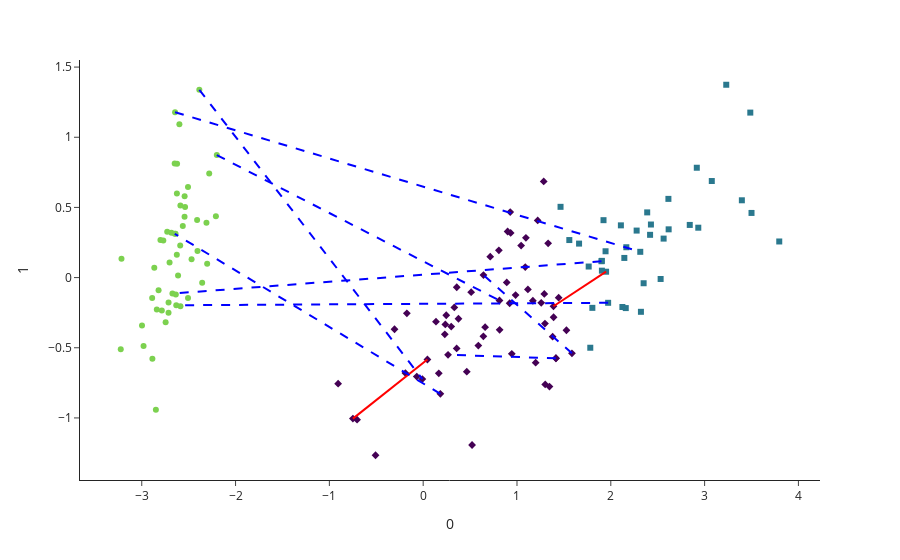

Notebook cell for this chart:
### Code cell
#Test run
qs = RandomMLCL()
oracle = MLCLOracle(truth=y, budget=10)
constraints = qs.fit(X, oracle, partition=init_partition)

plot(X, init_partition, constraints)
print("ML : ", constraints["ml"])
print("CL : ", constraints["cl"])
#qs.csts_to_file(constraints)

### Figure 1 — Plotly figure (JSON) as saved in the notebook; plotly's stock layout.template omitted (floating-point values rounded to 4 significant figures)
{"data": [{"customdata": [["0"], ["1"], ["2"], ["3"], ["4"], ["5"], ["6"], ["7"], ["8"], ["9"], ["10"], ["11"], ["12"], ["13"], ["14"], ["15"], ["16"], ["17"], ["18"], ["19"], ["20"], ["21"], ["22"], ["23"], ["24"], ["25"], ["26"], ["27"], ["28"], ["29"], ["30"], ["31"], ["32"], ["33"], ["34"], ["35"], ["36"], ["37"], ["38"], ["39"], ["40"], ["41"], ["42"], ["43"], ["44"], ["45"], ["46"], ["47"], ["48"], ["49"]], "hovertemplate": "symbol=2<br>0=%{x}<br>1=%{y}<br>index=%{customdata[0]}<br>color=%{marker.color}<extra></extra>", "legendgroup": "2", "marker": {"color": [2, 2, 2, 2, 2, 2, 2, 2, 2, 2, 2, 2, 2, 2, 2, 2, 2, 2, 2, 2, 2, 2, 2, 2, 2, 2, 2, 2, 2, 2, 2, 2, 2, 2, 2, 2, 2, 2, 2, 2, 2, 2, 2, 2, 2, 2, 2, 2, 2, 2], "coloraxis": "coloraxis", "symbol": "circle"}, "mode": "markers", "name": "2", "orientation": "v", "showlegend": true, "x": [-2.684, -2.714, -2.889, -2.745, -2.729, -2.281, -2.821, -2.626, -2.886, -2.673, -2.507, -2.613, -2.786, -3.224, -2.645, -2.386, -2.624, -2.648, -2.2, -2.588, -2.31, -2.544, -3.216, -2.303, -2.356, -2.507, -2.469, -2.562, -2.64, -2.632, -2.587, -2.41, -2.649, -2.599, -2.637, -2.866, -2.625, -2.801, -2.981, -2.59, -2.77, -2.849, -2.997, -2.406, -2.209, -2.714, -2.538, -2.839, -2.543, -2.703], "xaxis": "x", "y": [0.3194, -0.177, -0.1449, -0.3183, 0.3268, 0.7413, -0.08946, 0.1634, -0.5783, -0.1138, 0.6451, 0.01473, -0.2351, -0.5114, 1.179, 1.338, 0.8107, 0.3118, 0.8728, 0.5136, 0.3913, 0.433, 0.1335, 0.09871, -0.03728, -0.146, 0.131, 0.3677, 0.312, -0.197, -0.2043, 0.4109, 0.8134, 1.093, -0.1213, 0.06936, 0.5994, 0.2686, -0.488, 0.229, 0.2635, -0.941, -0.3419, 0.1889, 0.4367, -0.2502, 0.5038, -0.2279, 0.5794, 0.1077], "yaxis": "y", "type": "scatter"}, {"customdata": [["50"], ["51"], ["53"], ["54"], ["55"], ["56"], ["57"], ["58"], ["59"], ["60"], ["61"], ["62"], ["63"], ["64"], ["65"], ["66"], ["67"], ["68"], ["69"], ["70"], ["71"], ["72"], ["73"], ["74"], ["75"], ["76"], ["78"], ["79"], ["80"], ["81"], ["82"], ["83"], ["84"], ["85"], ["86"], ["87"], ["88"], ["89"], ["90"], ["91"], ["92"], ["93"], ["94"], ["95"], ["96"], ["97"], ["98"], ["99"], ["101"], ["106"], ["113"], ["114"], ["119"], ["121"], ["123"], ["126"], ["127"], ["133"], ["138"], ["142"], ["146"], ["149"]], "hovertemplate": "symbol=0<br>0=%{x}<br>1=%{y}<br>index=%{customdata[0]}<br>color=%{marker.color}<extra></extra>", "legendgroup": "0", "marker": {"color": [0, 0, 0, 0, 0, 0, 0, 0, 0, 0, 0, 0, 0, 0, 0, 0, 0, 0, 0, 0, 0, 0, 0, 0, 0, 0, 0, 0, 0, 0, 0, 0, 0, 0, 0, 0, 0, 0, 0, 0, 0, 0, 0, 0, 0, 0, 0, 0, 0, 0, 0, 0, 0, 0, 0, 0, 0, 0, 0, 0, 0, 0], "coloraxis": "coloraxis", "symbol": "diamond"}, "mode": "markers", "name": "0", "orientation": "v", "showlegend": true, "x": [1.285, 0.9325, 0.1833, 1.088, 0.6417, 1.095, -0.7491, 1.044, -0.008745, -0.5078, 0.5117, 0.265, 0.9849, -0.1739, 0.9279, 0.6603, 0.2361, 0.9447, 0.04523, 1.116, 0.3579, 1.298, 0.9217, 0.7149, 0.9002, 1.332, 0.8133, -0.3056, -0.06813, -0.1896, 0.1364, 1.38, 0.588, 0.8069, 1.221, 0.8151, 0.246, 0.1664, 0.4648, 0.8908, 0.2305, -0.7045, 0.357, 0.3319, 0.3762, 0.6426, -0.9065, 0.299, 1.415, 0.5212, 1.346, 1.586, 1.301, 1.199, 1.389, 1.259, 1.291, 1.444, 1.169, 1.415, 1.527, 1.39], "xaxis": "x", "y": [0.6852, 0.3183, -0.828, 0.07459, -0.4182, 0.2835, -1.005, 0.2284, -0.7231, -1.266, -0.104, -0.55, -0.1248, -0.2549, 0.4672, -0.353, -0.3336, -0.5431, -0.5838, -0.08462, -0.06893, -0.3278, -0.1827, 0.1491, 0.3285, 0.2444, -0.1634, -0.3683, -0.7052, -0.6803, -0.314, -0.421, -0.4843, 0.1942, 0.4076, -0.372, -0.2685, -0.6819, -0.6707, -0.03446, -0.4044, -1.012, -0.5049, -0.2127, -0.2932, 0.01774, -0.7561, -0.3489, -0.5749, -1.193, -0.7768, -0.5396, -0.7611, -0.6061, -0.2044, -0.1797, -0.1167, -0.1434, -0.165, -0.5749, -0.3753, -0.2827], "yaxis": "y", "type": "scatter"}, {"customdata": [["52"], ["77"], ["100"], ["102"], ["103"], ["104"], ["105"], ["107"], ["108"], ["109"], ["110"], ["111"], ["112"], ["115"], ["116"], ["117"], ["118"], ["120"], ["122"], ["124"], ["125"], ["128"], ["129"], ["130"], ["131"], ["132"], ["134"], ["135"], ["136"], ["137"], ["139"], ["140"], ["141"], ["143"], ["144"], ["145"], ["147"], ["148"]], "hovertemplate": "symbol=1<br>0=%{x}<br>1=%{y}<br>index=%{customdata[0]}<br>color=%{marker.color}<extra></extra>", "legendgroup": "1", "marker": {"color": [1, 1, 1, 1, 1, 1, 1, 1, 1, 1, 1, 1, 1, 1, 1, 1, 1, 1, 1, 1, 1, 1, 1, 1, 1, 1, 1, 1, 1, 1, 1, 1, 1, 1, 1, 1, 1, 1], "coloraxis": "coloraxis", "symbol": "square"}, "mode": "markers", "name": "1", "orientation": "v", "showlegend": true, "x": [1.464, 1.558, 2.531, 2.617, 1.972, 2.35, 3.397, 2.933, 2.321, 2.917, 1.662, 1.803, 2.166, 1.904, 1.95, 3.487, 3.796, 2.428, 3.5, 2.275, 2.614, 2.124, 2.388, 2.842, 3.231, 2.159, 1.781, 3.076, 2.144, 1.905, 2.108, 2.314, 1.922, 2.563, 2.419, 1.944, 1.764, 1.901], "xaxis": "x", "y": [0.5043, 0.2675, -0.009849, 0.3439, -0.1797, -0.04026, 0.5508, 0.3555, -0.2438, 0.7828, 0.2422, -0.2156, 0.2163, 0.1193, 0.04194, 1.176, 0.2573, 0.3782, 0.4607, 0.335, 0.5609, -0.2097, 0.4646, 0.3753, 1.374, -0.2173, -0.4999, 0.6881, 0.1401, 0.0493, 0.3723, 0.1837, 0.4092, 0.2779, 0.3048, 0.1875, 0.07886, 0.1166], "yaxis": "y", "type": "scatter"}, {"mode": "lines", "name": "(123, 116)", "x": [1.389, 1.95], "y": [-0.2044, 0.04194], "type": "scatter", "line": {"color": "#ff0000"}}, {"mode": "lines", "name": "(69, 57)", "x": [0.04523, -0.7491], "y": [-0.5838, -1.005], "type": "scatter", "line": {"color": "#ff0000"}}, {"mode": "lines", "name": "(103, 29)", "x": [1.972, -2.632], "y": [-0.1797, -0.197], "type": "scatter", "line": {"color": "#0000ff", "dash": "dash"}}, {"mode": "lines", "name": "(114, 97)", "x": [1.586, 0.6426], "y": [-0.5396, 0.01774], "type": "scatter", "line": {"color": "#0000ff", "dash": "dash"}}, {"mode": "lines", "name": "(53, 17)", "x": [0.1833, -2.648], "y": [-0.828, 0.3118], "type": "scatter", "line": {"color": "#0000ff", "dash": "dash"}}, {"mode": "lines", "name": "(15, 59)", "x": [-2.386, -0.008745], "y": [1.338, -0.7231], "type": "scatter", "line": {"color": "#0000ff", "dash": "dash"}}, {"mode": "lines", "name": "(18, 78)", "x": [-2.2, 0.8133], "y": [0.8728, -0.1634], "type": "scatter", "line": {"color": "#0000ff", "dash": "dash"}}, {"mode": "lines", "name": "(14, 140)", "x": [-2.645, 2.314], "y": [1.179, 0.1837], "type": "scatter", "line": {"color": "#0000ff", "dash": "dash"}}, {"mode": "lines", "name": "(148, 9)", "x": [1.901, -2.673], "y": [0.1166, -0.1138], "type": "scatter", "line": {"color": "#0000ff", "dash": "dash"}}, {"mode": "lines", "name": "(101, 62)", "x": [1.415, 0.265], "y": [-0.5749, -0.55], "type": "scatter", "line": {"color": "#0000ff", "dash": "dash"}}], "layout": {"xaxis": {"anchor": "y", "domain": [0.0, 1.0], "title": {"text": "0"}}, "yaxis": {"anchor": "x", "domain": [0.0, 1.0], "title": {"text": "1"}}, "coloraxis": {"colorbar": {"title": {"text": "color"}}, "colorscale": [[0.0, "#440154"], [0.1111, "#482878"], [0.2222, "#3e4989"], [0.3333, "#31688e"], [0.4444, "#26828e"], [0.5556, "#1f9e89"], [0.6667, "#35b779"], [0.7778, "#6ece58"], [0.8889, "#b5de2b"], [1.0, "#fde725"]], "showscale": false}, "legend": {"title": {"text": "symbol"}, "tracegroupgap": 0}, "margin": {"t": 60}, "showlegend": false}}
